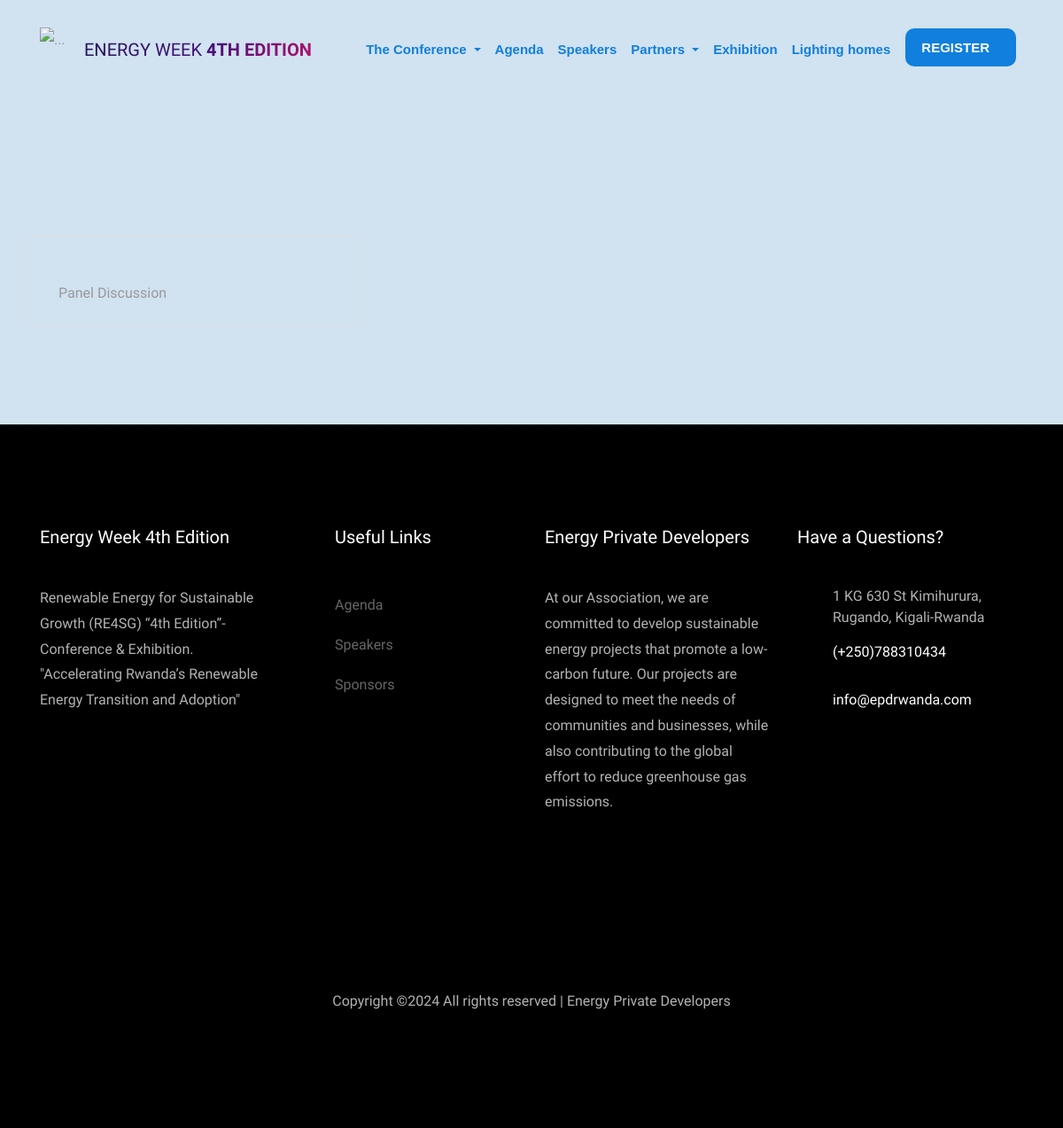
Before: /photos/ with the older database file.
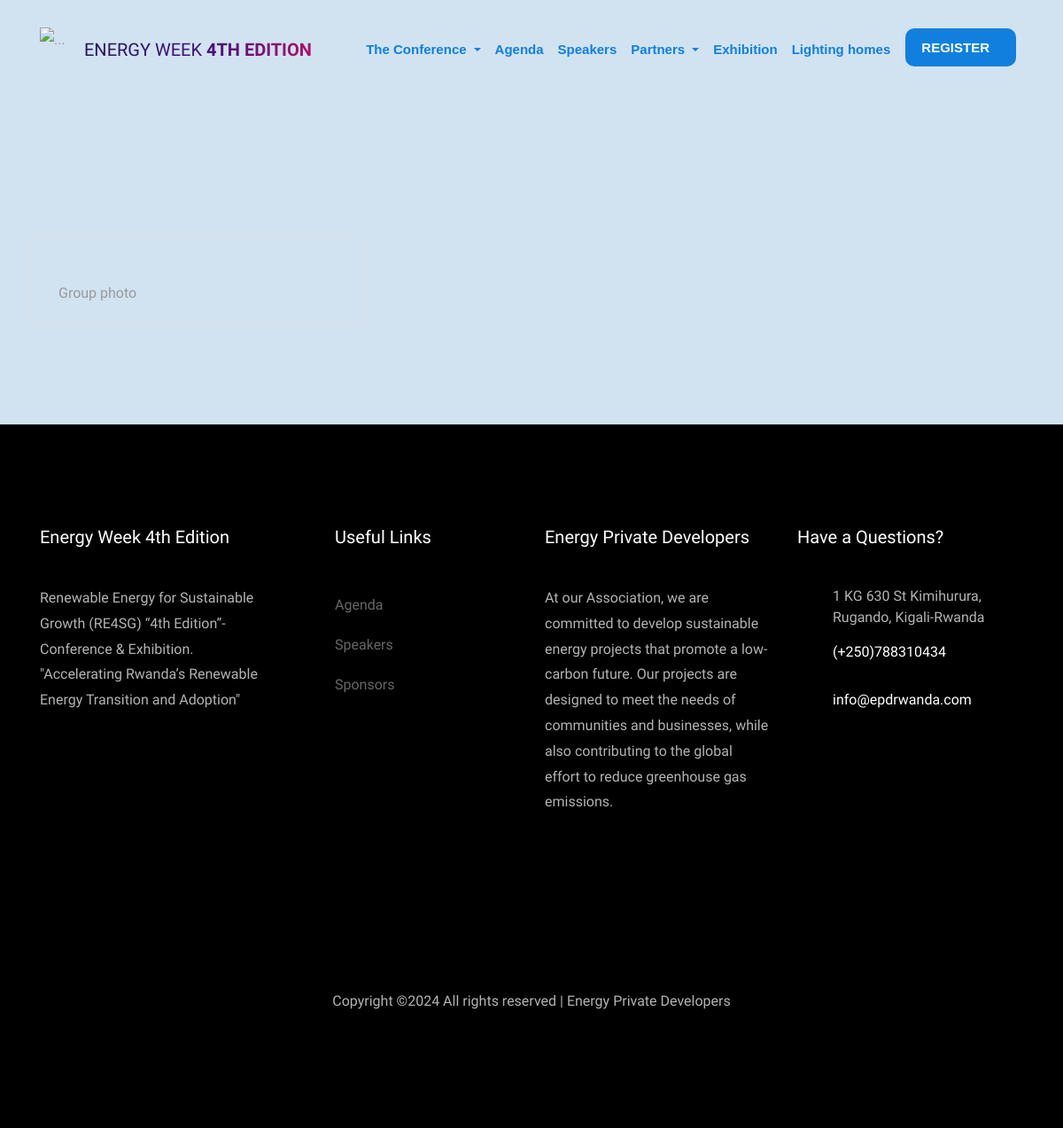
After: the same page with the newer database file.
### conference_planning/models.py (models this page shows, shortened)
class PreviousPhotos(models.Model):
    title = models.CharField(max_length=400)
    photo_file = models.ImageField(upload_to='images/')

### conference_planning/views.py (the view)
# urls.py: path('photos/', views.previous_photos, name = 'photos'),
def previous_photos(request):
    list_photos = PreviousPhotos.objects.all()
    context = {
        'photos_list': list_photos
    }
    return render(request, 'conference_planning/photos.html', context)

### conference_planning/templates/conference_planning/photos.html (shortened to what this page needs)
{% load static %}
<!DOCTYPE html>
<html lang="en">
  <head>
    <link
    rel="stylesheet"
    href="{% static 'css/open-iconic-bootstrap.min.css' %}"
  />
  <link rel="stylesheet" href="{% static 'css/animate.css' %}" />
  <link rel="stylesheet" href="{% static 'css/owl.carousel.min.css' %}" />
  <link
    rel="stylesheet"
    href="{% static 'css/owl.theme.default.min.css' %}"
  />
  <link rel="stylesheet" href="{% static 'css/magnific-popup.css' %}" />
  <link rel="stylesheet" href="{% static 'css/aos.css' %}" />
  <link rel="stylesheet" href="{% static 'css/ionicons.min.css' %}" />
  <link rel="stylesheet" href="{% static 'css/bootstrap-datepicker.css' %}" />
  <link rel="stylesheet" href="{% static 'css/jquery.timepicker.css' %}" />
  <link rel="stylesheet" href="{% static 'css/flaticon.css' %}" />
  <link rel="stylesheet" href="{% static 'css/icomoon.css' %}" />
  <link rel="stylesheet" href="{% static 'css/style.css' %}" />
  </head>
  <body>
    <nav
    class="navbar navbar-expand-lg navbar-dark ftco_navbar bg-dark ftco-navbar-light "
    id="ftco-navbar"
  >
    <div class="container">
      <img
        src="{% static 'images/background-images/epdlogo.png' %}"
        alt="..."
        height="50px"
        width="50px"
      />
      <a
        class="navbar-brand animate-charcter"
        href="{% url 'index' %}"
        >Energy Week <span> 4th Edition</span></a
      >
      <div class="collapse navbar-collapse" id="ftco-nav">
        <ul class="navbar-nav ml-auto">
          <li class="nav-item dropdown">
            <a
              class="nav-link dropdown-toggle"
              href="#"
              id="navbarDropdown"
              role="button"
              data-toggle="dropdown"
              aria-haspopup="true"
              aria-expanded="false"
            >
              The Conference
            </a>
          </li>
          <li class="nav-item">
            <a href="{% url 'agenda' %}" class="nav-link">Agenda</a>
          </li>
          <li class="nav-item">
            <a href="{% url 'speakers' %}" class="nav-link">Speakers</a>
          </li>
          <li class="nav-item dropdown">
            <a
              class="nav-link dropdown-toggle"
              href="#"
              id="navbarDropdown"
              role="button"
              data-toggle="dropdown"
              aria-haspopup="true"
              aria-expanded="false"
            >
              Partners
            </a>
          </li>
          <li class="nav-item">
            <a href="{% url 'exhbition' %}" class="nav-link">Exhibition</a>
          </li>
          <li class="nav-item">
            <a href="{% url 'lighting_homes' %}" class="nav-link">Lighting homes</a>
          </li>
          <li class="nav-item"><a href="#" class="nav-link"></a></li>
          <li class="nav-item cta mr-md-2">
            <a href="{% url 'registration:registration' %}" class="nav-link">REGISTER</a>
          </li>
        </ul>
      </div>
    </div>
  </nav>
    <section class="ftco-section bg-light">
    	<div class="container">
    		<div class="row justify-content-center mb-5 pb-3">
        </div>
        <div class="row">
          {% for photo_list in photos_list %}
          <div class="col-md-4 speaker border rounded">
          <div class="card-body">
            <p class="card-text">{{photo_list.title}}</p>
          </div>
        		</div>
        {% endfor %}
        </div>
    	</div>
    </section>
    <footer class="ftco-footer  ftco-section" style="background-color: black; ">
      <div class="container">
        <div class="row mb-5">
          <div class="col-md">
            <div class="ftco-footer-widget mb-4">
              <h2 class="ftco-heading-2">Energy Week 4th Edition</h2>
              <p>Renewable Energy for Sustainable Growth
				(RE4SG) “4th Edition”-Conference & Exhibition.
				"Accelerating Rwanda’s Renewable Energy Transition and Adoption"</p>
            </div>
          </div>
          <div class="col-md">
            <div class="ftco-footer-widget mb-4 ml-md-5">
              <h2 class="ftco-heading-2">Useful Links</h2>
              <ul class="list-unstyled">
                <li><a href="#" class="py-2 d-block">Agenda</a></li>
                <li><a href="#" class="py-2 d-block">Speakers</a></li>
                <li><a href="#" class="py-2 d-block">Sponsors</a></li>
              </ul>
            </div>
          </div>
		  <div class="col-md">
            <div class="ftco-footer-widget mb-4">
              <h2 class="ftco-heading-2">Energy Private Developers</h2>
              <p>At our Association, we are committed to develop sustainable energy projects that promote a low-carbon future.
				Our projects are designed to meet the needs of communities and businesses,
				while also contributing to the global effort to reduce greenhouse gas emissions.</p>
            </div>
          </div>
          <div class="col-md">
            <div class="ftco-footer-widget mb-4">
            	<h2 class="ftco-heading-2">Have a Questions?</h2>
            	<div class="block-23 mb-3">
	              <ul>
	                <li><span class="icon icon-map-marker"></span><span class="text"> 1 KG 630 St Kimihurura, Rugando, Kigali-Rwanda</span></li>
	                <li><a href="#"><span class="icon icon-phone"></span><span class="text">(+250)788310434</span></a></li>
	                <li><a href="#"><span class="icon icon-envelope"></span><span class="text">info@epdrwanda.com</span></a></li>
	              </ul>
	            </div>
            </div>
          </div>
        </div>
		  <div class="row" style="text-align: center;">
			<div class="col-md-12 text-center">
				<ul class="ftco-footer-social list-unstyled float-md-left float-lft mt-5">
				  </ul>
			</div>
		  </div>
        <div class="row">
          <div class="col-md-12 text-center">
            <p>
  Copyright &copy;<script>document.write(new Date().getFullYear());</script> All rights reserved | Energy Private Developers
  </p>
          </div>
        </div>
      </div>
    </footer>
  </body>
</html>

### conference_planning/static/css/icomoon.css (style rules this page uses)
[class^="icon-"], [class*=" icon-"] { font-family: 'icomoon' !important; speak: none; font-style: normal; font-weight: normal; font-variant: normal; text-transform: none; line-height: 1; -webkit-font-smoothing: antialiased; -moz-osx-font-smoothing: grayscale; }
.icon-map-marker:before { content: "\f041"; }
.icon-phone:before { content: "\f095"; }
.icon-envelope:before { content: "\f0e0"; }

Changed rows visible on the page:
removed PreviousPhotos: title "Panel Discussion"
added PreviousPhotos: title "Group photo"
